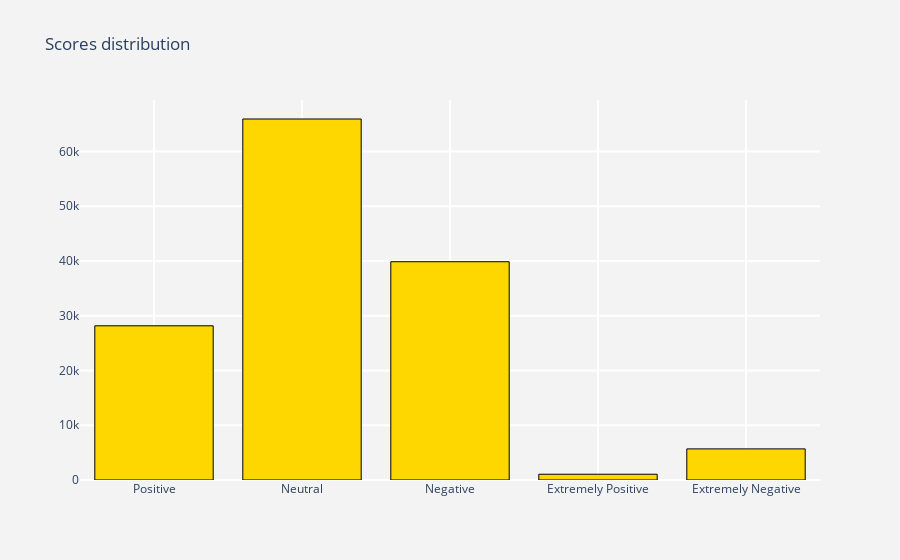

The notebook cell saved with this chart:
### Code cell
score_dist_Goldman_Sachs = show_percentage(data_Goldman_Sachs['label'], colors5)

### Figure 1 — Plotly figure (JSON) as saved in the notebook; plotly's stock layout.template omitted (floating-point values rounded to 4 significant figures)
{"data": [{"marker": {"color": "gold", "line": {"color": "black", "width": 1}}, "type": "bar", "x": ["Positive", "Neutral", "Negative", "Extremely Positive", "Extremely Negative"], "y": [28159, 65924, 39859, 1051, 5680]}], "layout": {"paper_bgcolor": "rgb(243,243,243)", "plot_bgcolor": "rgb(243,243,243)", "title": {"text": "Scores distribution"}, "xaxis": {"gridcolor": "rgb(255, 255, 255)", "gridwidth": 2}, "yaxis": {"gridcolor": "rgb(255, 255, 255)", "gridwidth": 2}}}
